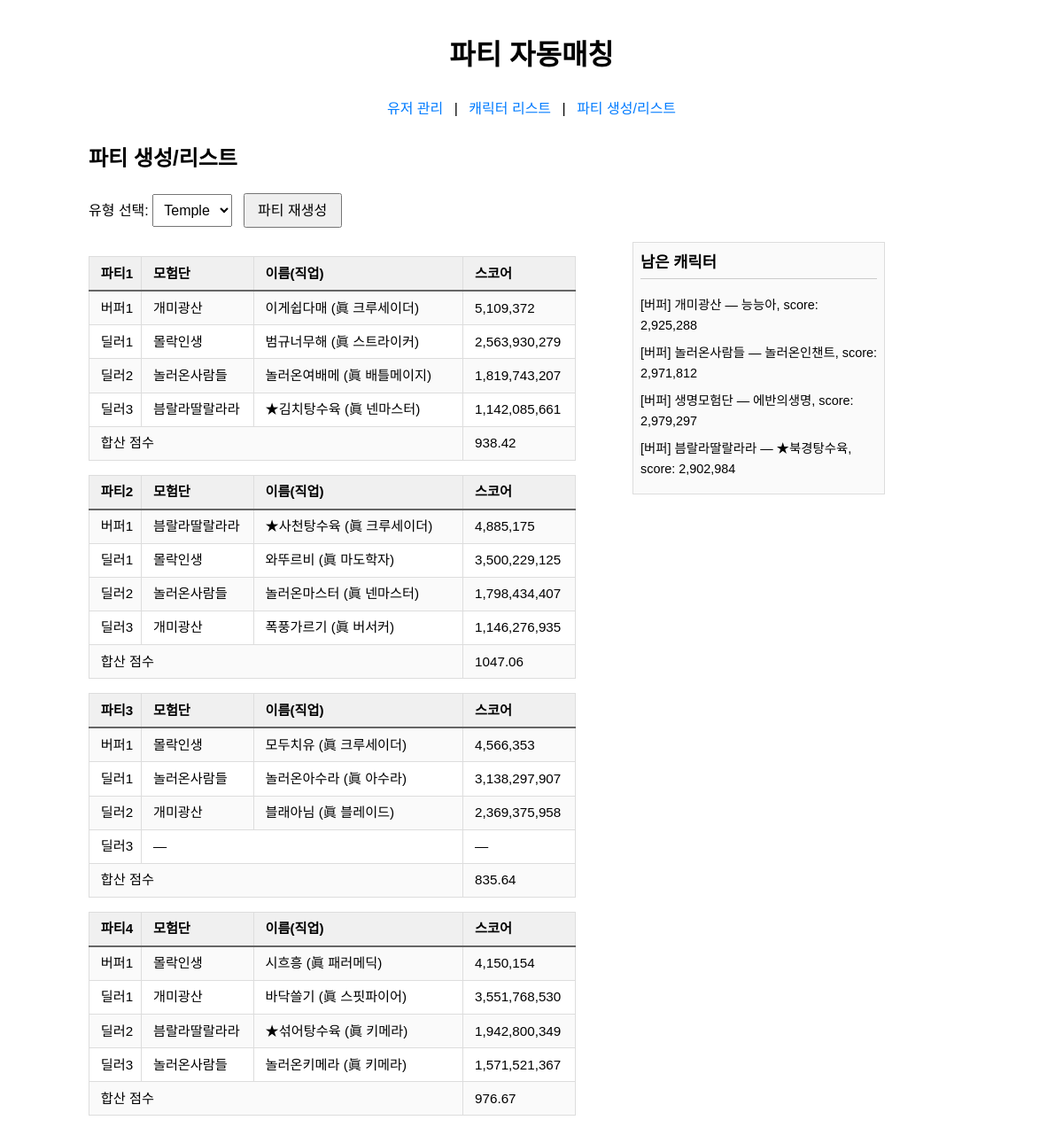
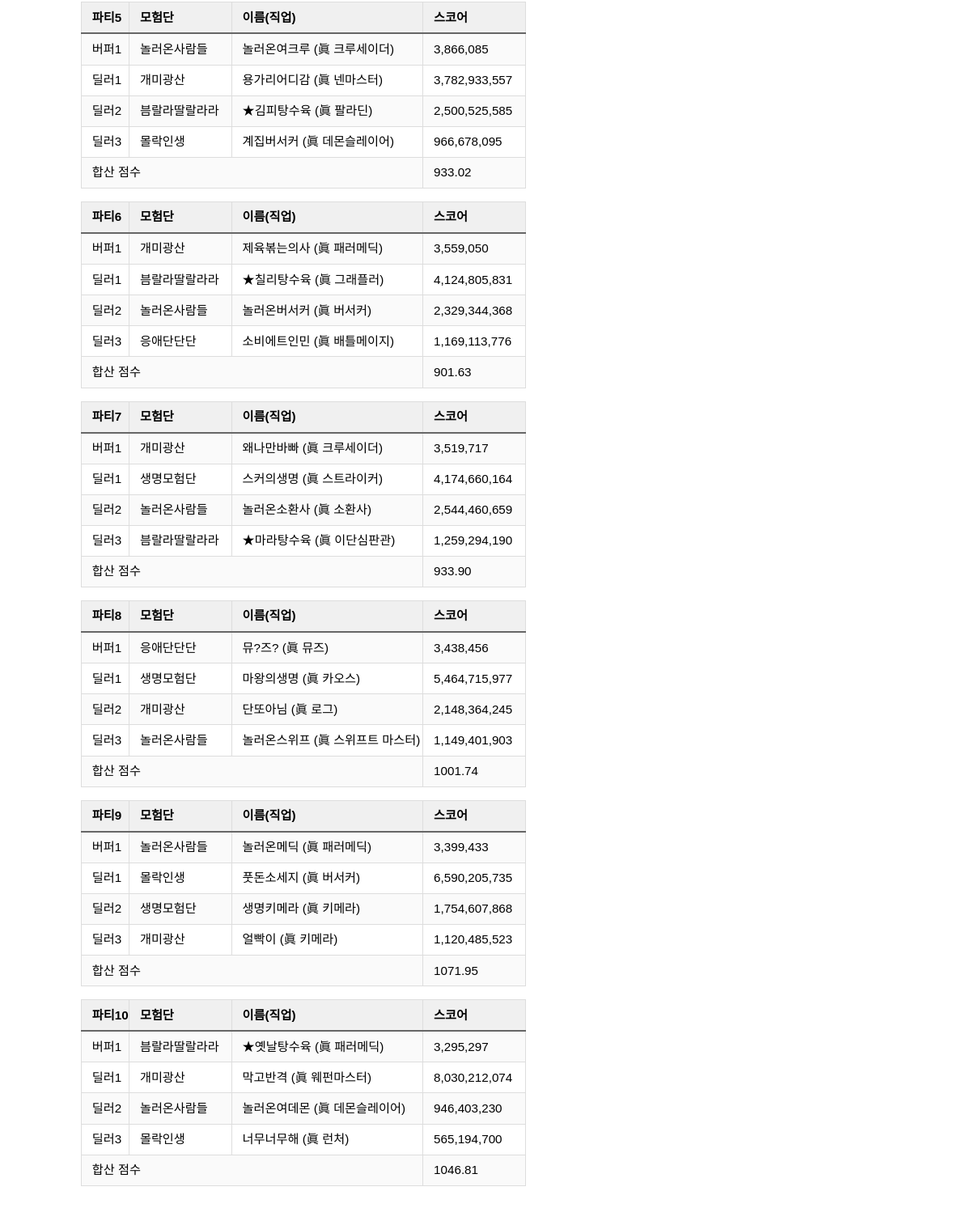
Page /party/ on the earlier database version (2 pictures, top to bottom).
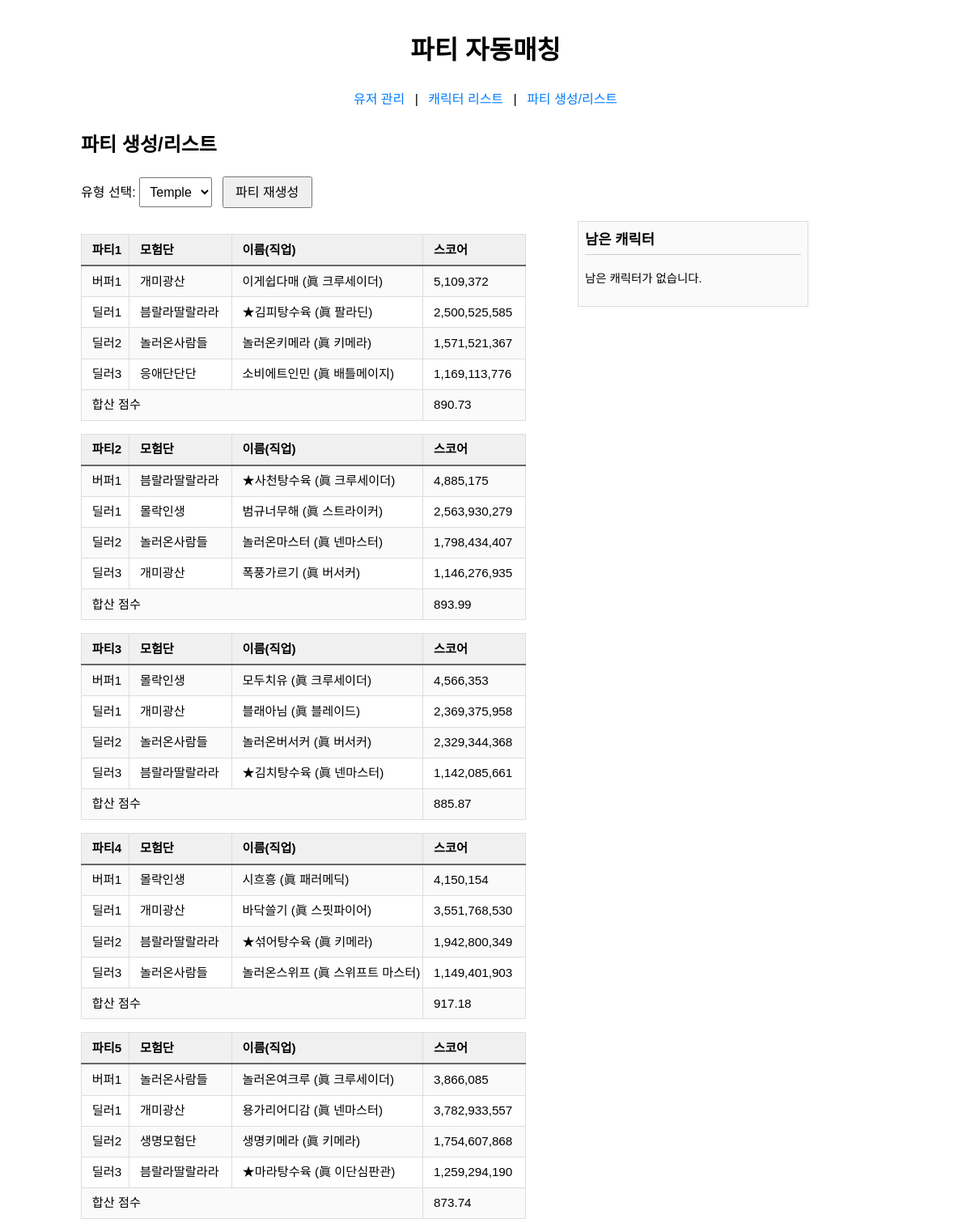
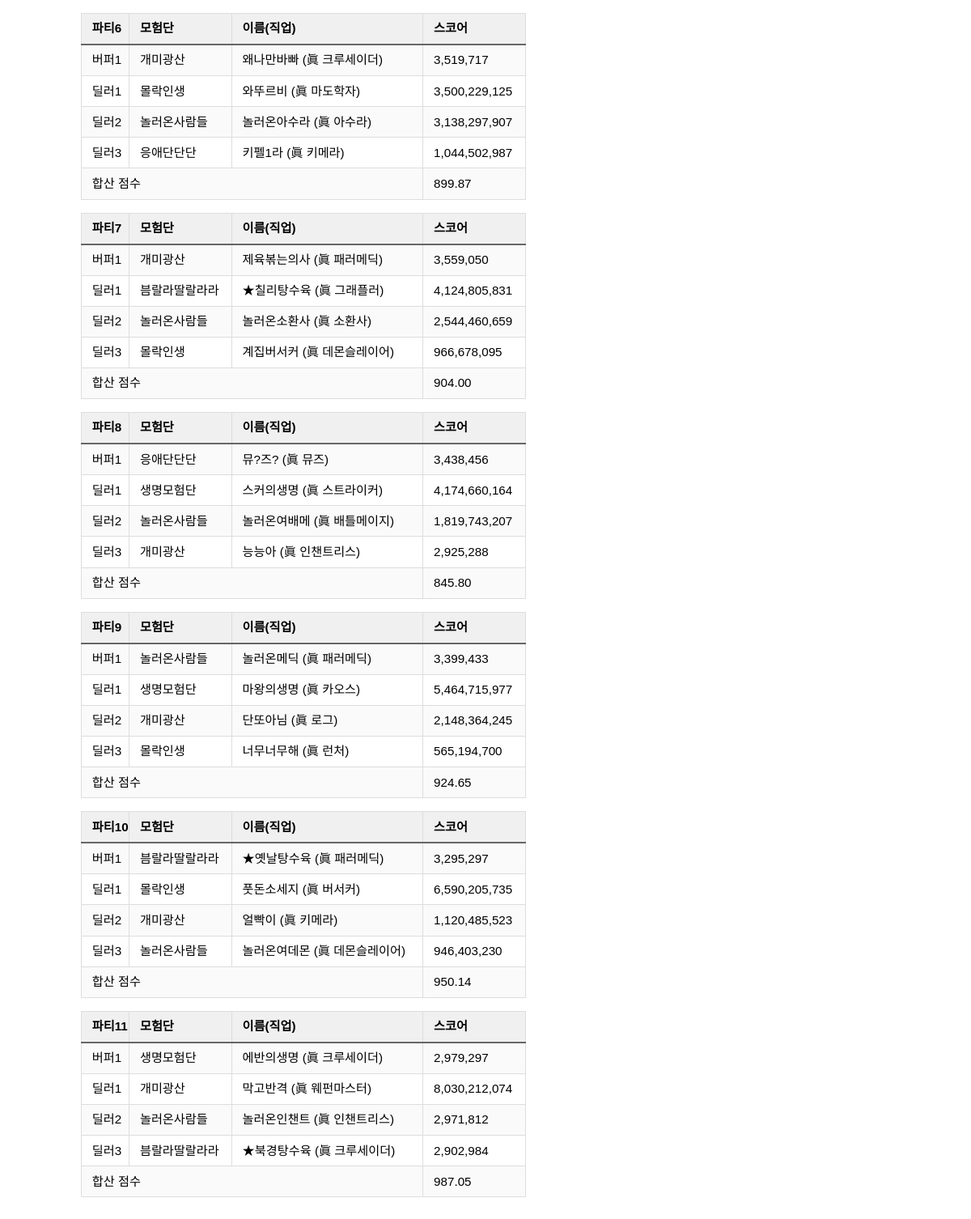
Same page on the later database version (2 pictures, top to bottom).
### tables this page shows
CREATE TABLE "party" (
	"id"	INTEGER,
	"type"	TEXT,
	"buffer"	TEXT,
	"dealer1"	TEXT,
	"dealer2"	TEXT,
	"dealer3"	TEXT,
	"result"	NUMERIC,
	PRIMARY KEY("id" AUTOINCREMENT)
);

### uchsquad/blueprints/party.py (the view, shortened to what this page needs)
@party_bp.route('/', methods=['GET', 'POST'])
def list_and_generate():
    role = request.values.get('role', 'temple')
    conn = get_db_connection()
    rows = conn.execute(
        "SELECT buffer, dealer1, dealer2, dealer3, result "
        "FROM party WHERE type = ? ORDER BY id ASC",
        (role,)
    ).fetchall()
    parties = [{
        'buffer': json.loads(r['buffer']),
        'dealers': [
            json.loads(r['dealer1']) if r['dealer1'] else None,
            json.loads(r['dealer2']) if r['dealer2'] else None,
            json.loads(r['dealer3']) if r['dealer3'] else None,
        ],
        'result': r['result']
    } for r in rows]
    ab_rows = conn.execute(
        "SELECT character FROM abandonment WHERE type = ? ORDER BY id ASC",
        (role,)
    ).fetchall()
    abandoned = [json.loads(r['character']) for r in ab_rows]
    conn.close()
    return render_template(
        'party.html',
        selected=role,
        parties=parties,
        abandoned=abandoned
    )

### uchsquad/app.py (called while the page is built)
def get_db_connection():
    db_path = os.path.join(current_app.root_path, 'database', 'DB.sqlite')
    conn = sqlite3.connect(db_path)
    conn.row_factory = sqlite3.Row
    return conn

### uchsquad/templates/party.html (shortened to what this page needs)
{% extends 'base.html' %}
{% block content %}
  <h2>파티 생성/리스트</h2>
  <div style="margin-bottom:1rem;">
    <form method="get" action="" style="display:inline;">
      <label for="role-select">유형 선택:</label>
      <select id="role-select" name="role" onchange="this.form.submit()">
        <option value="temple" {% if selected=='temple' %}selected{% endif %}>Temple</option>
      </select>
    </form>
    <form method="post" action="" style="display:inline; margin-left:0.5rem;">
      <button type="submit">파티 재생성</button>
    </form>
  </div>
  {% if parties %}
    <div class="party-wrapper">
      <div class="party-list">
        {% for p in parties %}
          <table class="table-auto border">
            <colgroup>
              <col style="width: 7ch;">
              <col style="width: 15ch;">
              <col style="width: 28ch;">
              <col style="width: 15ch;">
            </colgroup>
            <thead class="bg-gray-100">
              <tr>
                <th>파티{{ loop.index }}</th>
                <th>모험단</th>
                <th>이름(직업)</th>
                <th>스코어</th>
              </tr>
            </thead>
            <tbody>
              <tr class="border-b">
                <td class="px-2 py-1">버퍼1</td>
                <td class="px-2 py-1 overflow-hidden text-ellipsis whitespace-nowrap">
                  {{ p.buffer.adventure }}
                </td>
                <td class="px-2 py-1 overflow-hidden text-ellipsis whitespace-nowrap">
                  {{ p.buffer.chara_name }} ({{ p.buffer.job }})
                </td>
                <td class="px-2 py-1 text-right">
                  {{ "{:,}".format(p.buffer.score) }}
                </td>
              </tr>
              {% for i in range(3) %}
                {% set d = p.dealers[i] %}
                <tr class="border-b">
                  <td class="px-2 py-1">딜러{{ i+1 }}</td>
                  {% if d %}
                    <td class="px-2 py-1 overflow-hidden text-ellipsis whitespace-nowrap">
                      {{ d.adventure }}
                    </td>
                    <td class="px-2 py-1 overflow-hidden text-ellipsis whitespace-nowrap">
                      {{ d.chara_name }} ({{ d.job }})
                    </td>
                    <td class="px-2 py-1 text-right">
                      {{ "{:,}".format(d.score) }}
                    </td>
                  {% else %}
                    <td class="px-2 py-1 text-center" colspan="2">—</td>
                    <td class="px-2 py-1">—</td>
                  {% endif %}
                </tr>
              {% endfor %}
              <tr class="bg-gray-100">
                <td colspan="3" class="px-2 py-1 font-semibold text-right">
                  합산 점수
                </td>
                <td class="px-2 py-1 text-right font-semibold">
                  {{ "{:.2f}".format(p.result) if p.result is not none else '—' }}
                </td>
              </tr>
            </tbody>
          </table>
        {% endfor %}
      </div>
      <div class="abandon-list">
        <h3>남은 캐릭터</h3>
        {% if abandoned %}
          <ul>
            {% for c in abandoned %}
              <li>
                [{{ '버퍼' if c.isbuffer else '딜러' }}]
                {{ c.adventure }} — {{ c.chara_name }},
                score: {{ "{:,}".format(c.score) }}
              </li>
            {% endfor %}
          </ul>
        {% else %}
          <p>남은 캐릭터가 없습니다.</p>
        {% endif %}
      </div>
    </div>
  {% else %}
    <div class="text-center text-gray-600 mt-8">
      해당 유형의 파티가 없습니다.<br>
      위에서 <strong>파티 재생성</strong> 버튼을 눌러주세요.
    </div>
  {% endif %}
{% endblock %}

### uchsquad/templates/base.html (shortened to what this page needs)
<!doctype html>
<html lang="ko">
<head>
  <link rel="stylesheet" href="{{ url_for('static', filename='style.css') }}">
</head>
<body>
  <header>
    <h1>파티 자동매칭</h1>
    <nav>
      <a href="{{ url_for('users.list_users') }}">유저 관리</a> |
      <a href="{{ url_for('characters.show_characters') }}">캐릭터 리스트</a> |
      <a href="{{ url_for('party.list_and_generate') }}">파티 생성/리스트</a>
    </nav>
  </header>
  <main>
    {% block content %}{% endblock %}
  </main>
</body>
</html>

### uchsquad/static/style.css (style rules this page uses)
body { font-family: sans-serif; max-width: 1000px; margin: 0 auto; padding: 1rem; line-height: 1.6; }
header { text-align: center; margin-bottom: 1.5rem; }
nav { margin-top: 0.5rem; }
nav a { margin: 0 0.5rem; text-decoration: none; color: #007bff; }
select { padding: 0.4rem 0.6rem; font-size: 0.9rem; }
button { padding: 0.4rem 0.8rem; font-size: 1rem; line-height: 1.2; cursor: pointer; margin-right: 0.25rem; }
.table, table { width: auto; border-collapse: collapse; font-size: 0.9rem; margin-top: 1rem; }
th, td { border: 1px solid #ddd; padding: 0.4rem 0.8rem; text-align: left; white-space: nowrap; }
thead th { background-color: #f0f0f0; border-bottom: 2px solid #666; }
tbody tr:nth-child(odd) { background-color: #fafafa; }
p { margin-top: 1rem; font-size: 0.9rem; }
@media (min-width: 1024px) and (max-width: 1919px) { body { max-width: 1000px; padding: 1rem; } }
@media (min-width: 1024px) and (max-width: 1919px) { button { padding: 0.5rem 0.9rem; font-size: 1rem; margin-right: 0.4rem; } }
@media (min-width: 1024px) and (max-width: 1919px) { select { padding: 0.5rem; font-size: 1rem; } }
@media (min-width: 1024px) and (max-width: 1919px) { table { font-size: 0.95rem; } }

### uchsquad/templates/party.html (style rules this page uses)
.party-wrapper { display: flex; align-items: flex-start; gap: 2rem; }
.party-list { flex: 0 0 auto; }
.party-list table { width: 65ch; table-layout: fixed; margin-bottom: 1rem; }
.abandon-list { flex: 0 0 30ch; margin-left: 2rem; position: sticky; top: 1rem; max-height: calc(100vh - 6rem); overflow-y: auto; padding: 0.5rem; border: 1px solid #ddd; background: #fafafa; }
.abandon-list h3 { margin-top: 0; font-size: 1.1rem; border-bottom: 1px solid #ccc; padding-bottom: 0.25rem; }

Differences in the rows shown:
removed party: buffer.adventure "개미광산", buffer.chara_name "이게쉽다매", buffer.job "眞 크루세이더", buffer.score "5,109,372", i "1" "2" "3", adventure "몰락인생" "놀러온사람들" "븜랄라딸랄라라", chara_name "범규너무해" "놀러온여배메" "★김치탕수육", job "眞 스트라이커" "眞 배틀메이지" "眞 넨마스터", score "2,563,930,279" "1,819,743,207" "1,142,085,661", result "938.42"
removed party: buffer.adventure "븜랄라딸랄라라", buffer.chara_name "★사천탕수육", buffer.job "眞 크루세이더", buffer.score "4,885,175", i "1" "2" "3", adventure "몰락인생" "놀러온사람들" "개미광산", chara_name "와뚜르비" "놀러온마스터" "폭풍가르기", job "眞 마도학자" "眞 넨마스터" "眞 버서커", score "3,500,229,125" "1,798,434,407" "1,146,276,935", result "1047.06"
removed party: buffer.adventure "몰락인생", buffer.chara_name "모두치유", buffer.job "眞 크루세이더", buffer.score "4,566,353", i "1" "2" "3", adventure "놀러온사람들" "개미광산", chara_name "놀러온아수라" "블래아님", job "眞 아수라" "眞 블레이드", score "3,138,297,907" "2,369,375,958", result "835.64"
removed party: buffer.adventure "몰락인생", buffer.chara_name "시흐흥", buffer.job "眞 패러메딕", buffer.score "4,150,154", i "1" "2" "3", adventure "개미광산" "븜랄라딸랄라라" "놀러온사람들", chara_name "바닥쓸기" "★섞어탕수육" "놀러온키메라", job "眞 스핏파이어" "眞 키메라" "眞 키메라", score "3,551,768,530" "1,942,800,349" "1,571,521,367", result "976.67"
removed party: buffer.adventure "놀러온사람들", buffer.chara_name "놀러온여크루", buffer.job "眞 크루세이더", buffer.score "3,866,085", i "1" "2" "3", adventure "개미광산" "븜랄라딸랄라라" "몰락인생", chara_name "용가리어디감" "★김피탕수육" "계집버서커", job "眞 넨마스터" "眞 팔라딘" "眞 데몬슬레이어", score "3,782,933,557" "2,500,525,585" "966,678,095", result "933.02"
removed party: buffer.adventure "개미광산", buffer.chara_name "제육볶는의사", buffer.job "眞 패러메딕", buffer.score "3,559,050", i "1" "2" "3", adventure "븜랄라딸랄라라" "놀러온사람들" "응애단단단", chara_name "★칠리탕수육" "놀러온버서커" "소비에트인민", job "眞 그래플러" "眞 버서커" "眞 배틀메이지", score "4,124,805,831" "2,329,344,368" "1,169,113,776", result "901.63"
removed party: buffer.adventure "개미광산", buffer.chara_name "왜나만바빠", buffer.job "眞 크루세이더", buffer.score "3,519,717", i "1" "2" "3", adventure "생명모험단" "놀러온사람들" "븜랄라딸랄라라", chara_name "스커의생명" "놀러온소환사" "★마라탕수육", job "眞 스트라이커" "眞 소환사" "眞 이단심판관", score "4,174,660,164" "2,544,460,659" "1,259,294,190", result "933.90"
removed party: buffer.adventure "응애단단단", buffer.chara_name "뮤?즈?", buffer.job "眞 뮤즈", buffer.score "3,438,456", i "1" "2" "3", adventure "생명모험단" "개미광산" "놀러온사람들", chara_name "마왕의생명" "단또아님" "놀러온스위프", job "眞 카오스" "眞 로그" "眞 스위프트 마스터", score "5,464,715,977" "2,148,364,245" "1,149,401,903", result "1001.74"
removed party: buffer.adventure "놀러온사람들", buffer.chara_name "놀러온메딕", buffer.job "眞 패러메딕", buffer.score "3,399,433", i "1" "2" "3", adventure "몰락인생" "생명모험단" "개미광산", chara_name "풋돈소세지" "생명키메라" "얼빡이", job "眞 버서커" "眞 키메라" "眞 키메라", score "6,590,205,735" "1,754,607,868" "1,120,485,523", result "1071.95"
removed party: buffer.adventure "븜랄라딸랄라라", buffer.chara_name "★옛날탕수육", buffer.job "眞 패러메딕", buffer.score "3,295,297", i "1" "2" "3", adventure "개미광산" "놀러온사람들" "몰락인생", chara_name "막고반격" "놀러온여데몬" "너무너무해", job "眞 웨펀마스터" "眞 데몬슬레이어" "眞 런처", score "8,030,212,074" "946,403,230" "565,194,700", result "1046.81"
added party: buffer.adventure "개미광산", buffer.chara_name "이게쉽다매", buffer.job "眞 크루세이더", buffer.score "5,109,372", i "1" "2" "3", adventure "븜랄라딸랄라라" "놀러온사람들" "응애단단단", chara_name "★김피탕수육" "놀러온키메라" "소비에트인민", job "眞 팔라딘" "眞 키메라" "眞 배틀메이지", score "2,500,525,585" "1,571,521,367" "1,169,113,776", result "890.73"
added party: buffer.adventure "븜랄라딸랄라라", buffer.chara_name "★사천탕수육", buffer.job "眞 크루세이더", buffer.score "4,885,175", i "1" "2" "3", adventure "몰락인생" "놀러온사람들" "개미광산", chara_name "범규너무해" "놀러온마스터" "폭풍가르기", job "眞 스트라이커" "眞 넨마스터" "眞 버서커", score "2,563,930,279" "1,798,434,407" "1,146,276,935", result "893.99"
added party: buffer.adventure "몰락인생", buffer.chara_name "모두치유", buffer.job "眞 크루세이더", buffer.score "4,566,353", i "1" "2" "3", adventure "개미광산" "놀러온사람들" "븜랄라딸랄라라", chara_name "블래아님" "놀러온버서커" "★김치탕수육", job "眞 블레이드" "眞 버서커" "眞 넨마스터", score "2,369,375,958" "2,329,344,368" "1,142,085,661", result "885.87"
added party: buffer.adventure "몰락인생", buffer.chara_name "시흐흥", buffer.job "眞 패러메딕", buffer.score "4,150,154", i "1" "2" "3", adventure "개미광산" "븜랄라딸랄라라" "놀러온사람들", chara_name "바닥쓸기" "★섞어탕수육" "놀러온스위프", job "眞 스핏파이어" "眞 키메라" "眞 스위프트 마스터", score "3,551,768,530" "1,942,800,349" "1,149,401,903", result "917.18"
added party: buffer.adventure "놀러온사람들", buffer.chara_name "놀러온여크루", buffer.job "眞 크루세이더", buffer.score "3,866,085", i "1" "2" "3", adventure "개미광산" "생명모험단" "븜랄라딸랄라라", chara_name "용가리어디감" "생명키메라" "★마라탕수육", job "眞 넨마스터" "眞 키메라" "眞 이단심판관", score "3,782,933,557" "1,754,607,868" "1,259,294,190", result "873.74"
added party: buffer.adventure "개미광산", buffer.chara_name "왜나만바빠", buffer.job "眞 크루세이더", buffer.score "3,519,717", i "1" "2" "3", adventure "몰락인생" "놀러온사람들" "응애단단단", chara_name "와뚜르비" "놀러온아수라" "키펠1라", job "眞 마도학자" "眞 아수라" "眞 키메라", score "3,500,229,125" "3,138,297,907" "1,044,502,987", result "899.87"
added party: buffer.adventure "개미광산", buffer.chara_name "제육볶는의사", buffer.job "眞 패러메딕", buffer.score "3,559,050", i "1" "2" "3", adventure "븜랄라딸랄라라" "놀러온사람들" "몰락인생", chara_name "★칠리탕수육" "놀러온소환사" "계집버서커", job "眞 그래플러" "眞 소환사" "眞 데몬슬레이어", score "4,124,805,831" "2,544,460,659" "966,678,095", result "904.00"
added party: buffer.adventure "응애단단단", buffer.chara_name "뮤?즈?", buffer.job "眞 뮤즈", buffer.score "3,438,456", i "1" "2" "3", adventure "생명모험단" "놀러온사람들" "개미광산", chara_name "스커의생명" "놀러온여배메" "능능아", job "眞 스트라이커" "眞 배틀메이지" "眞 인챈트리스", score "4,174,660,164" "1,819,743,207" "2,925,288", result "845.80"
added party: buffer.adventure "놀러온사람들", buffer.chara_name "놀러온메딕", buffer.job "眞 패러메딕", buffer.score "3,399,433", i "1" "2" "3", adventure "생명모험단" "개미광산" "몰락인생", chara_name "마왕의생명" "단또아님" "너무너무해", job "眞 카오스" "眞 로그" "眞 런처", score "5,464,715,977" "2,148,364,245" "565,194,700", result "924.65"
added party: buffer.adventure "븜랄라딸랄라라", buffer.chara_name "★옛날탕수육", buffer.job "眞 패러메딕", buffer.score "3,295,297", i "1" "2" "3", adventure "몰락인생" "개미광산" "놀러온사람들", chara_name "풋돈소세지" "얼빡이" "놀러온여데몬", job "眞 버서커" "眞 키메라" "眞 데몬슬레이어", score "6,590,205,735" "1,120,485,523" "946,403,230", result "950.14"
added party: buffer.adventure "생명모험단", buffer.chara_name "에반의생명", buffer.job "眞 크루세이더", buffer.score "2,979,297", i "1" "2" "3", adventure "개미광산" "놀러온사람들" "븜랄라딸랄라라", chara_name "막고반격" "놀러온인챈트" "★북경탕수육", job "眞 웨펀마스터" "眞 인챈트리스" "眞 크루세이더", score "8,030,212,074" "2,971,812" "2,902,984", result "987.05"
Other differences:
text now shown: "남은 캐릭터가 없습니다."
list line gone: "[ 버퍼 ] 개미광산 — 능능아 , score: 2,925,288"
list line gone: "[ 버퍼 ] 놀러온사람들 — 놀러온인챈트 , score: 2,971,812"
list line gone: "[ 버퍼 ] 생명모험단 — 에반의생명 , score: 2,979,297"
list line gone: "[ 버퍼 ] 븜랄라딸랄라라 — ★북경탕수육 , score: 2,902,984"
